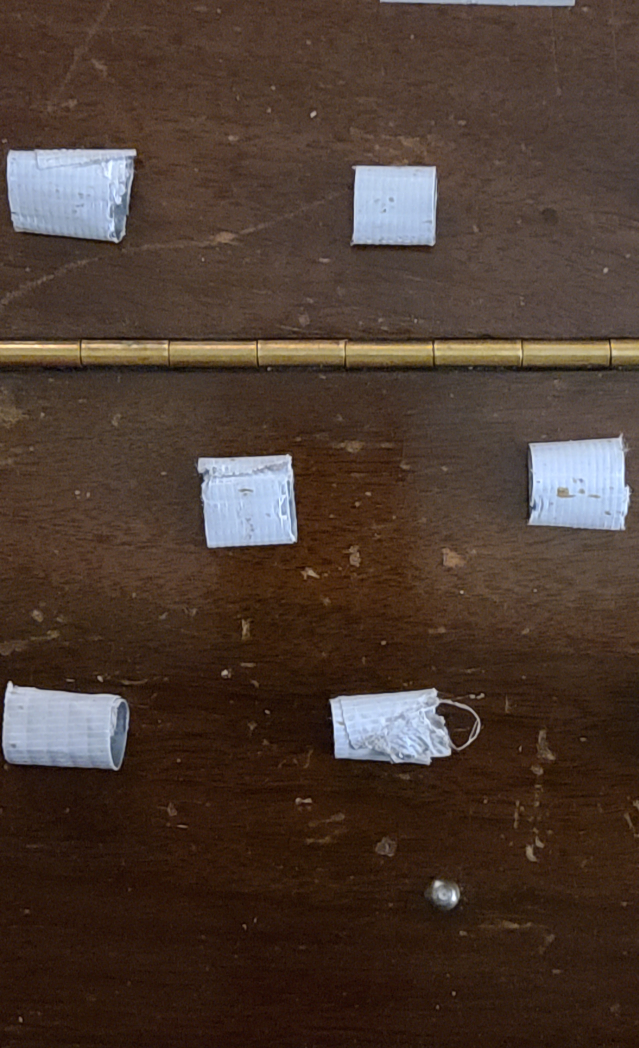
#> input picture left.jpg, 2554 x 4192 px, found by its file name (shown at 1/4 size)
$ python side_by_side_picker.py
#> lines starting #> are read from the running program, lines starting #| are printed output that depends on the picture
import cv2
import numpy as np

img1 = cv2.imread('left.jpg')
#> img1 is the input picture: shape (4192, 2554, 3); mean B, G, R 48.9, 58.8, 76
img2 = cv2.imread('right.jpg')
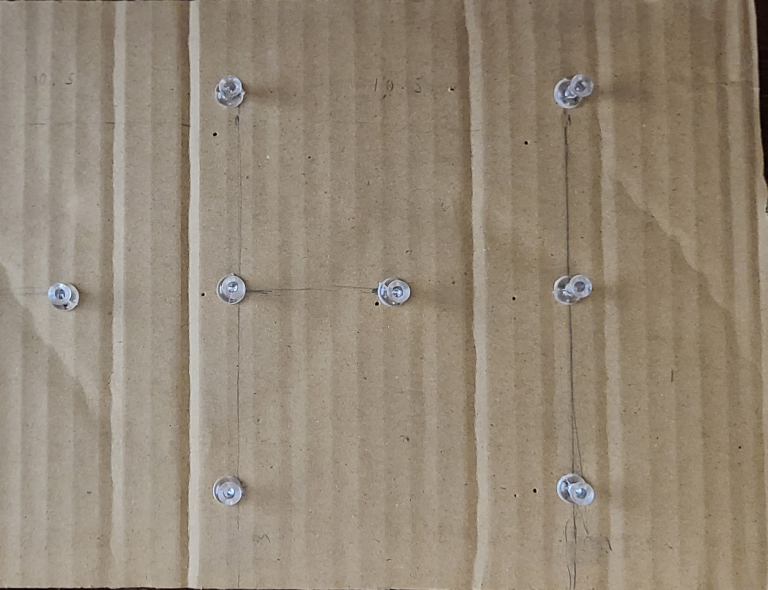
#> input picture right.jpg, 2303 x 1769 px, found by its file name (shown at 1/3 size)
#> img2 is the input picture: shape (1769, 2303, 3); mean B, G, R 119.3, 136.4, 149.1

# Resize both to the same height for side-by-side display
DISPLAY_H = 800
scale1 = DISPLAY_H / img1.shape[0]
#> scale1 = 0.191
scale2 = DISPLAY_H / img2.shape[0]
#> scale2 = 0.452

d1 = cv2.resize(img1, (int(img1.shape[1] * scale1), DISPLAY_H))
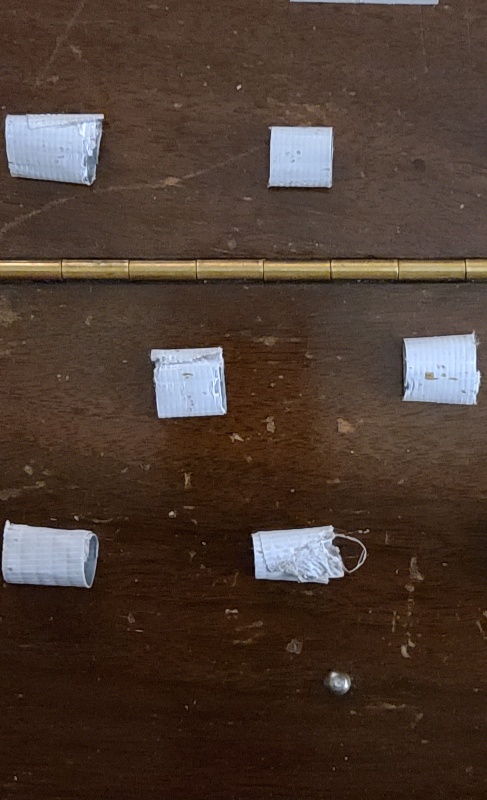
#> d1: shape (800, 487, 3); mean B, G, R 48.8, 58.6, 75.8
d2 = cv2.resize(img2, (int(img2.shape[1] * scale2), DISPLAY_H))
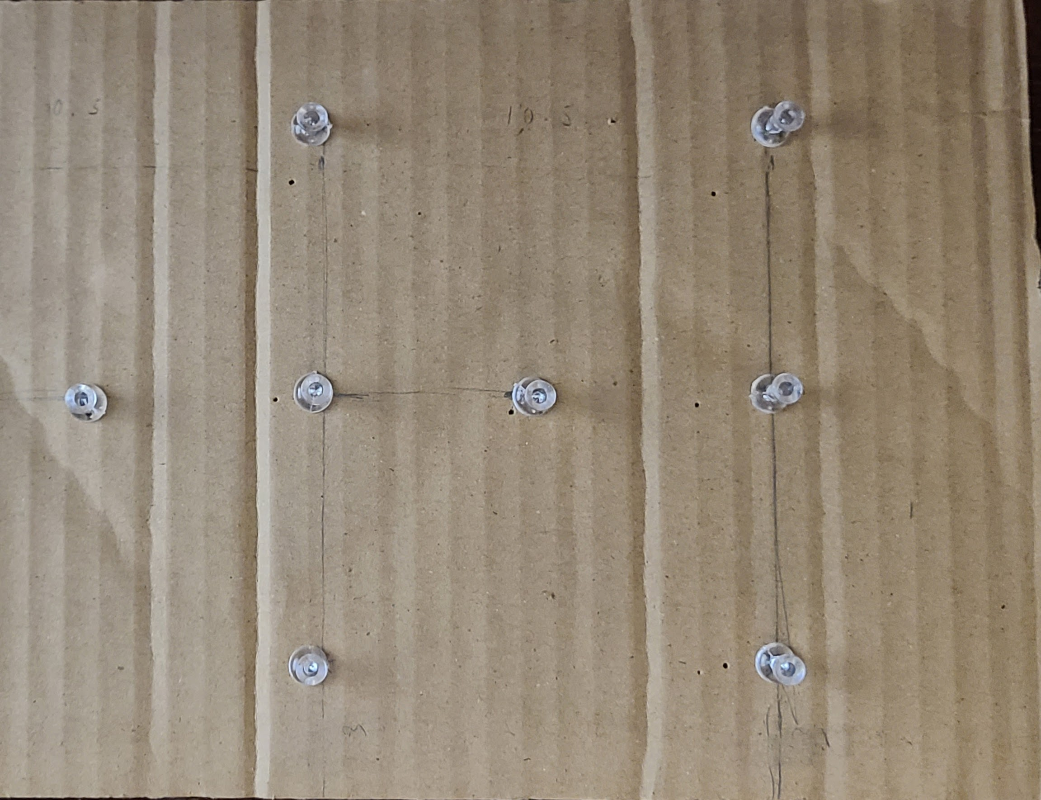
#> d2: shape (800, 1041, 3); mean B, G, R 119.2, 136.3, 148.9

# Stick them side by side
combined = np.hstack([d1, d2])
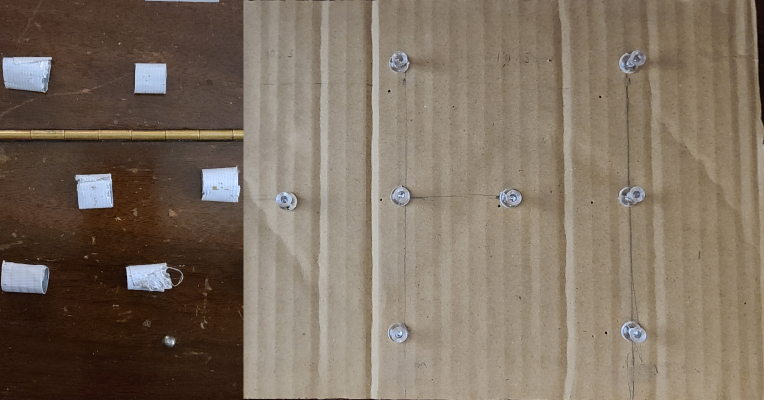
#> combined: shape (800, 1528, 3) (shown at 1/2 size); mean B, G, R 96.8, 111.5, 125.6
offset = d1.shape[1]  # x offset where photo2 starts
#> offset = 487

pts1 = []  # points in photo1
pts2 = []  # points in photo2
current = []  # buffer for the current pair

COLORS = [
    (0, 255, 0), (0, 0, 255), (255, 0, 0),
    (0, 255, 255), (255, 0, 255), (255, 165, 0)
]

def click(event, x, y, flags, param):
    if event != cv2.EVENT_LBUTTONDOWN:
        return

    color = COLORS[len(pts1) % len(COLORS)]

    if x < offset:
        # Clicked on photo1 side
        if len(pts1) == len(pts2):  # photo1 goes first for each pair
            real_x = int(x / scale1)
            real_y = int(y / scale1)
            pts1.append((real_x, real_y))
            cv2.circle(combined, (x, y), 8, color, -1)
            cv2.putText(combined, str(len(pts1)), (x + 10, y),
                        cv2.FONT_HERSHEY_SIMPLEX, 1, color, 2)
            print(f"Marker {len(pts1)} in Photo1: ({real_x}, {real_y}) — now click the same point in Photo2")
        else:
            print("Click the matching point in Photo2 first!")
    else:
        # Clicked on photo2 side
        if len(pts2) < len(pts1):  # photo2 goes second for each pair
            real_x = int((x - offset) / scale2)
            real_y = int(y / scale2)
            pts2.append((real_x, real_y))
            cv2.circle(combined, (x, y), 8, color, -1)
            cv2.putText(combined, str(len(pts2)), (x + 10, y),
                        cv2.FONT_HERSHEY_SIMPLEX, 1, color, 2)
            print(f"Marker {len(pts2)} in Photo2: ({real_x}, {real_y}) — click next point in Photo1")

            # Draw a line connecting the pair
            p1_display = (int(pts1[-1][0] * scale1), int(pts1[-1][1] * scale1))
            p2_display = (int(pts2[-1][0] * scale2) + offset, int(pts2[-1][1] * scale2))
            cv2.line(combined, p1_display, p2_display, color, 1)
        else:
            print("Click the matching point in Photo1 first!")

    cv2.imshow('Click matching pairs — LEFT then RIGHT', combined)

cv2.imshow('Click matching pairs — LEFT then RIGHT', combined)
cv2.setMouseCallback('Click matching pairs — LEFT then RIGHT', click)

print("Instructions:")
print("  1. Click a shared marker in the LEFT image")
print("  2. Click the same marker in the RIGHT image")
print("  3. Repeat for all shared markers (minimum 4)")
print("  Press S to save points and continue, Q to quit\n")

while True:
    key = cv2.waitKey(0) & 0xFF
#> (key q is pressed here)
    if key == ord('q'):
        break
    if key == ord('s'):
        if len(pts1) < 4:
            print(f"Need at least 4 pairs, you have {len(pts1)}. Keep clicking.")
        else:
            print(f"\nSaved {len(pts1)} point pairs.")
            break

cv2.destroyAllWindows()

# Save points to a file so you don't have to redo this
np.save('pts1.npy', np.float32(pts1))
np.save('pts2.npy', np.float32(pts2))

print("pts1 =", pts1)
print("pts2 =", pts2)
